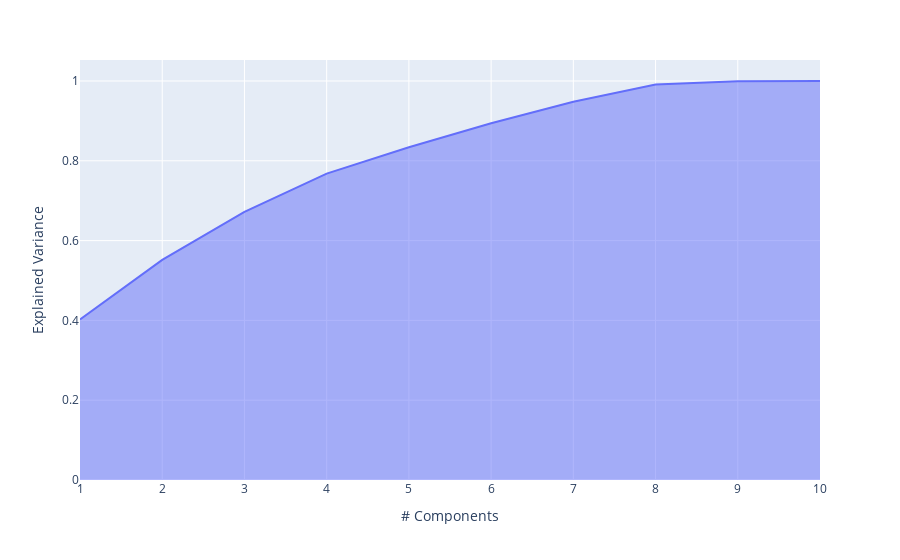

Notebook cell for this chart:
### Code cell
import plotly.express as px
import numpy as np
import pandas as pd
from sklearn.decomposition import PCA
from sklearn.datasets import load_diabetes

boston = load_diabetes()
df = pd.DataFrame(boston.data, columns=boston.feature_names)

pca = PCA()
pca.fit(df)
exp_var_cumul = np.cumsum(pca.explained_variance_ratio_)

px.area(
    x=range(1, exp_var_cumul.shape[0] + 1),
    y=exp_var_cumul,
    labels={"x": "# Components", "y": "Explained Variance"},
)

### Figure 1 — Plotly figure (JSON) as saved in the notebook; plotly's stock layout.template omitted (floating-point values rounded to 4 significant figures)
{"data": [{"fillpattern": {"shape": ""}, "hovertemplate": "# Components=%{x}<br>Explained Variance=%{y}<extra></extra>", "legendgroup": "", "line": {"color": "#636efa"}, "marker": {"symbol": "circle"}, "mode": "lines", "name": "", "orientation": "v", "showlegend": false, "stackgroup": "1", "type": "scatter", "x": [1, 2, 3, 4, 5, 6, 7, 8, 9, 10], "xaxis": "x", "y": [0.4024, 0.5517, 0.6722, 0.7678, 0.834, 0.8943, 0.9479, 0.9913, 0.9991, 1.0], "yaxis": "y"}], "layout": {"legend": {"tracegroupgap": 0}, "margin": {"t": 60}, "xaxis": {"anchor": "y", "domain": [0, 1], "title": {"text": "# Components"}}, "yaxis": {"anchor": "x", "domain": [0, 1], "title": {"text": "Explained Variance"}}}}
